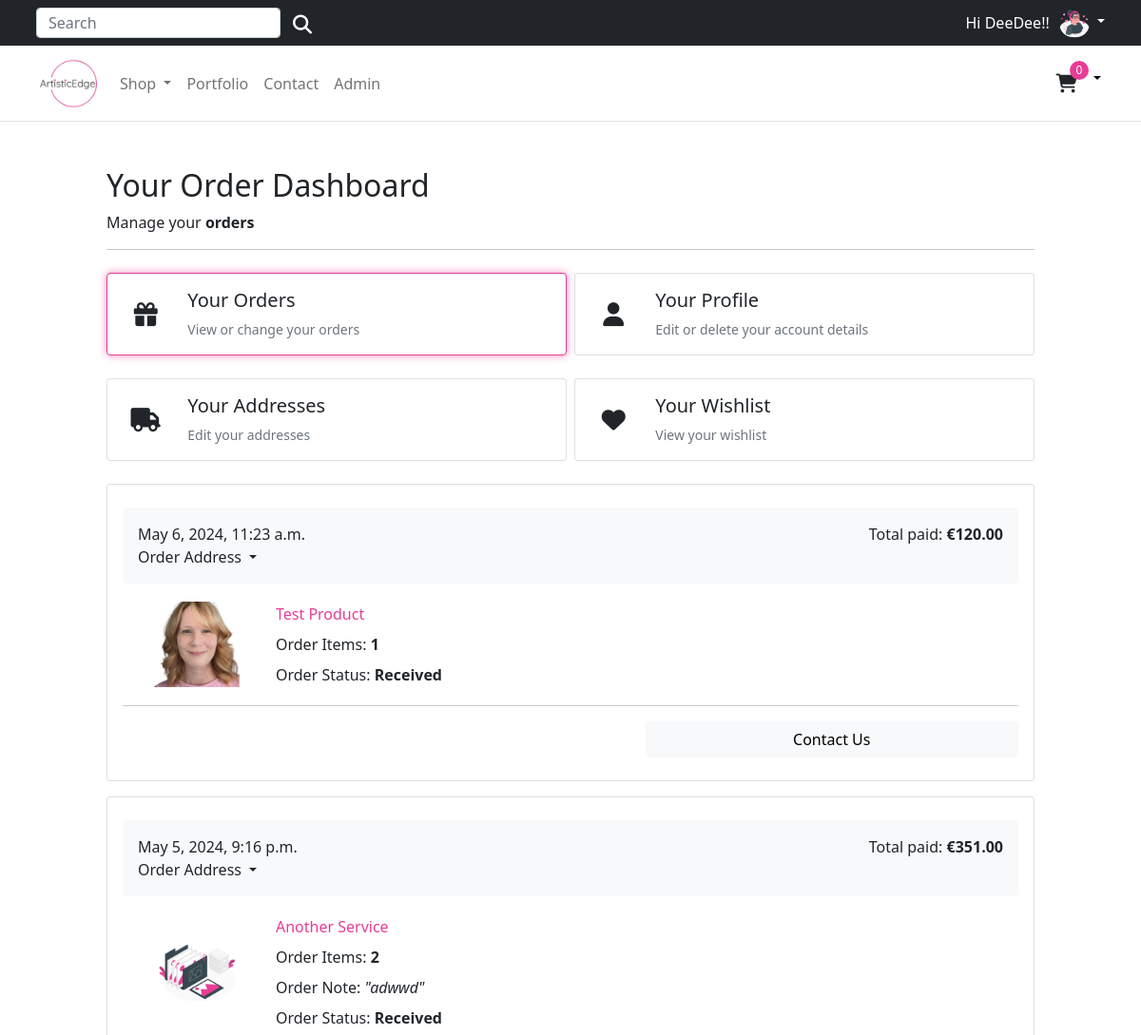
Page /account/dashboard/ (signed in, upper part) on the earlier database version.
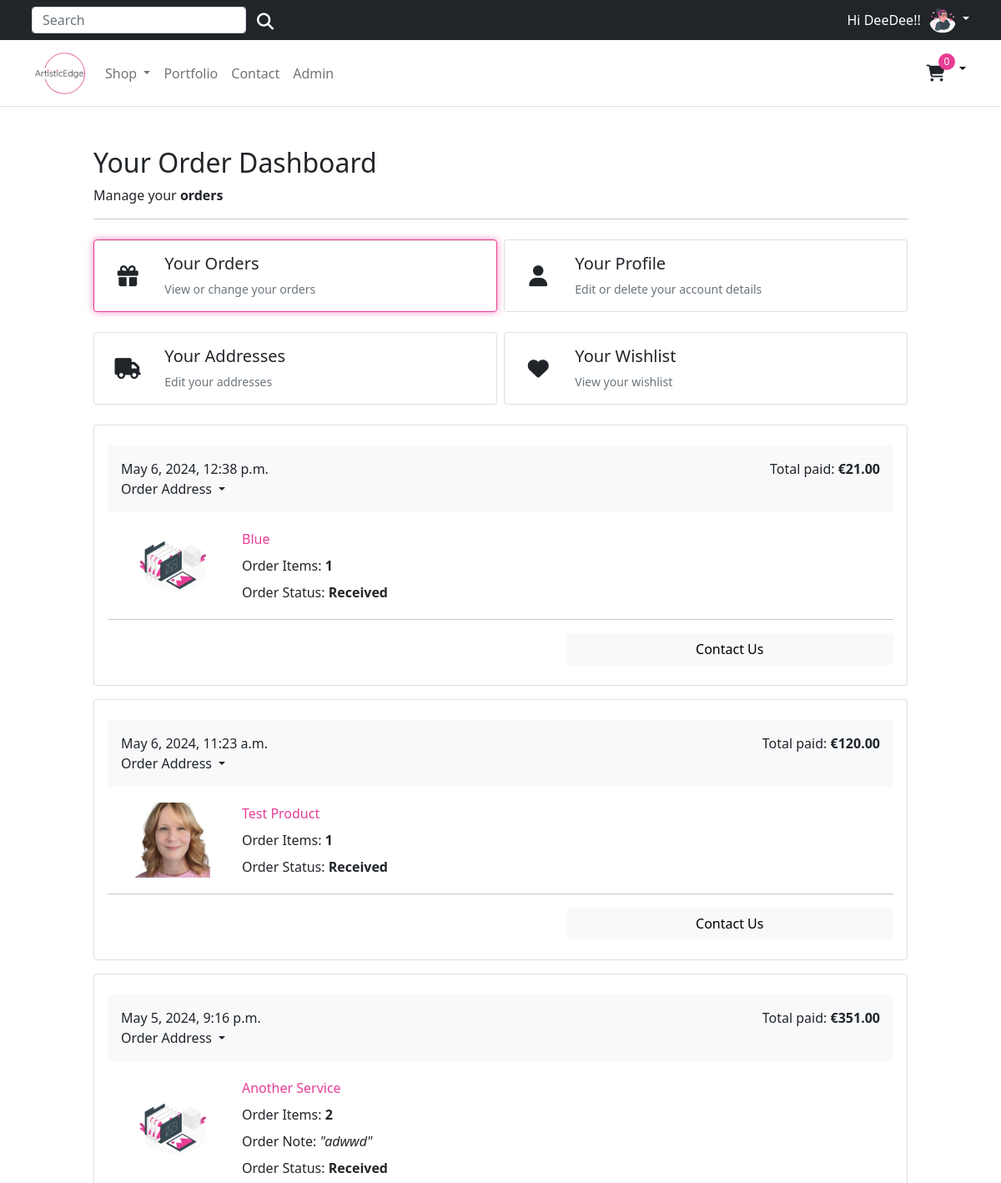
Same page on the later database version.
### account/models.py (models this page shows, shortened)
class Customer(AbstractBaseUser, PermissionsMixin):
    email = models.EmailField(_('email address'), unique=True)
    name = models.CharField(max_length=150)
    mobile = models.CharField(max_length=20, blank=True)
    profile_image = models.ImageField(_('profile image'), upload_to='profile_images/', null=True, blank=True)
    is_active = models.BooleanField(default=False)
    is_staff = models.BooleanField(default=False)
    created = models.DateTimeField(auto_now_add=True)
    updated = models.DateTimeField(auto_now=True)
    objects = CustomAccountManager()
    USERNAME_FIELD = 'email'
    REQUIRED_FIELDS = ['name']
    class Meta:
        verbose_name = "Accounts"
        verbose_name_plural = "Accounts"

### orders/models.py (models this page shows, shortened)
class Order(models.Model):
    user = models.ForeignKey(settings.AUTH_USER_MODEL, on_delete=models.CASCADE, related_name='order_user')
    full_name = models.CharField(_("Full Name"), max_length=150, default='No name provided')
    phone = models.CharField(_("Phone Number"), max_length=50, default='No phone provided')
    address_line = models.CharField(_("Address Line 1"), max_length=255, default='No address provided')
    address_line2 = models.CharField(_("Address Line 2"), max_length=255, default='No address provided')
    town_city = models.CharField(_("City, State"), max_length=150, default='No city provided')
    country = models.CharField(_("Country"), max_length=200, null=True, blank=True, choices=[('', 'Select Country')] + list(CountryField().choices))
    postcode = models.CharField(_("Postcode"), max_length=50, default='No post code provided')
    created = models.DateTimeField(auto_now_add=True)
    updated = models.DateTimeField(auto_now=True)
    total_paid = models.DecimalField(max_digits=5, decimal_places=2)
    order_key = models.CharField(max_length=200)
    buyer_note = models.TextField(blank=True, null=True, max_length=500)
    billing_status = models.BooleanField(default=False)
    STATUS_CHOICES = (
        ('received', 'Received'),
        ('in_progress', 'In Progress'),
        ('finalized', 'Finalized'),
    )
    order_status = models.CharField(max_length=20, choices=STATUS_CHOICES, default='received')
    digital_product = models.FileField(upload_to='orders/products/', blank=True, null=True)
    class Meta:
        ordering = ('-created',)

class OrderItem(models.Model):
    order = models.ForeignKey(Order,
                              related_name='items',
                              on_delete=models.CASCADE)
    product = models.ForeignKey(Product,
                                related_name='order_items',
                                on_delete=models.CASCADE)
    price = models.DecimalField(max_digits=5, decimal_places=2)
    quantity = models.PositiveIntegerField(default=1)

### store/models.py (models this page shows)
class Product(models.Model):
    category = models.ForeignKey(Category, related_name='product', on_delete=models.CASCADE)
    created_by = models.ForeignKey(settings.AUTH_USER_MODEL, on_delete=models.CASCADE, related_name='product_creator')
    title = models.CharField(max_length=255)
    description = models.TextField(blank=True)
    image = models.ImageField(upload_to='images/product/', default='images/default.png')
    image_alt_text = models.CharField(max_length=255, blank=True, help_text='Product Image Alternate Text')
    slug = models.SlugField(max_length=255)
    price = models.DecimalField(max_digits=10, decimal_places=2)
    in_stock = models.BooleanField(default=True)
    is_active = models.BooleanField(default=True)
    created = models.DateTimeField(auto_now_add=True)
    updated = models.DateTimeField(auto_now=True)
    users_wishlist = models.ManyToManyField(settings.AUTH_USER_MODEL, related_name="user_wishlist", blank=True)
    average_rating = models.FloatField(default=0.0, help_text="Average Rating of the Product")
    ratings_count = models.IntegerField(default=0, help_text="Total Number of Ratings")
    objects = models.Manager()
    products = ProductManager()
    class Meta:
        verbose_name_plural = 'Products'
        ordering = ('-created',)
    def get_absolute_url(self):
        return reverse('store:product_detail', args=[self.slug])
    def __str__(self):
        return self.title

### account/views.py (the view)
# urls.py: path('dashboard/', views.dashboard, name='dashboard'),
@login_required
def dashboard(request):
    orders = user_orders(request)
    return render(request,
                  'account/user/dashboard.html', {'orders': orders})

### templates/account/user/dashboard.html (shortened to what this page needs)
{% extends "../../base.html" %}
{% load static %}
{% block content %}
<div class="container" style="max-width: 1000px">
    <div class="col-12">
      <h1 class="h2">Your Order Dashboard</h1>
    </div>
    <div class="col-12 d-flex justify-content-between">
      <div>Manage your <b>orders</b></div>
    </div>
    <hr />
    <div class="row row-cols-1 row-cols-sm-2 row-cols-md-2 g-2 pt-2">
      <div class="col">
        <a href="{% url "account:dashboard" %}" class="text-reset text-decoration-none" role="button" style="max-width: 540px;">
        <div id="ordersCard" class="card mb-3">
          <div class="row g-0">
            <div class="col-2 position-relative">
              <i class="fa-solid fa-gift position-absolute top-50 start-50 translate-middle" style="font-size: 25px;"></i>
            </div>
            <div class="col-10">
              <div class="card-body ps-0 ps-md-1">
                <h1 class="h5">Your Orders</h1>
                <p class="card-text small text-muted">View or change your orders</p>
              </div>
            </div>
          </div>
        </div>
        </a>
      </div>
      <div class="col">
        <a href="{% url "account:edit_details" %}" class="text-reset text-decoration-none" role="button" style="max-width: 540px;">
        <div id="profileCard" class="card mb-3">
          <div class="row g-0">
            <div class="col-2 position-relative">
              <i class="fa-solid fa-user position-absolute top-50 start-50 translate-middle" style="font-size: 25px;"></i>
            </div>
            <div class="col-10">
              <div class="card-body ps-0 ps-md-1">
                <h1 class="h5">Your Profile</h1>
                <p class="card-text small text-muted">Edit or delete your account details</p>
              </div>
            </div>
          </div>
        </div>
        </a>
      </div>
      <div class="col">
        <a href="{% url "account:addresses" %}" class="text-reset text-decoration-none" role="button" style="max-width: 540px;">
        <div id="addressesCard" class="card mb-3">
          <div class="row g-0">
            <div class="col-2 position-relative">
              <i class="fa-solid fa-truck position-absolute top-50 start-50 translate-middle" style="font-size: 25px;"></i>
            </div>
            <div class="col-10">
              <div class="card-body ps-0 ps-md-1">
                <h1 class="h5">Your Addresses</h1>
                <p class="card-text small text-muted">Edit your addresses</p>
              </div>
            </div>
          </div>
        </div>
        </a>
      </div>
      <div class="col">
        <a href="{% url "account:wishlist" %}" class="text-reset text-decoration-none" role="button" style="max-width: 540px;">
        <div id="wishlistCard" class="card mb-3">
          <div class="row g-0">
            <div class="col-2 position-relative">
              <i class="fa-solid fa-heart position-absolute top-50 start-50 translate-middle" style="font-size: 25px;"></i>
            </div>
            <div class="col-10">
              <div class="card-body ps-0 ps-md-1">
                <h1 class="h5">Your Wishlist</h1>
                <p class="card-text small text-muted">View your wishlist</p>
              </div>
            </div>
          </div>
        </div>
        </a>
      </div>
</div>
<div class="container px-0 pt-2" id="orderDetails">
  {% for order in orders %}
  <div class="card mb-3 rounded-2 p-3">
      <div class="row g-3 p-2">
          <div class="col-12 bg-light p-3 d-flex justify-content-between rounded-2">
              <div class="d-flex d-flex-inline">
                  <div class="pe-3">
                      {{ order.created }}
                      <div class="dropdown">
                          <a class="text-reset text-decoration-none dropdown-toggle" href="#" role="link" id="dropdownLink" data-bs-toggle="dropdown" aria-expanded="false">
                              Order Address
                          </a>
                      </div>
                  </div>
              </div>
              <div class="text-end">
                  Total paid: <span class="fw-bold">€{{ order.total_paid }}</span>
              </div>
          </div>
          <div class="col-md-12 col-lg-12 p-0">
              {% for item in order.items.all %}
              <div class="card mb-3 border-0">
                  <div class="row g-0">
                      <div class="col-md-2 col-md-2 d-flex justify-content-center align-items-center">
                          <img class="img-fluid" style="width:90px" src="{{item.product.image.url}}" />
                      </div>
                      <div class="col-12 col-md-5">
                          <div class="card-body p-1">
                              <a class="text-decoration-none" href="{{ item.product.get_absolute_url }}">
                                  <p class="card-text">{{item.product|title}}</p>
                              </a>
                              <div class="mt-2">
                                  Order Items: <span class="fw-bold">{{ order.items.all|length }}</span>
                              </div>
                              {% if order.buyer_note %}
                              <div class="mt-2">
                                  Order Note:
                                  <span class="fst-italic">
                                      "{{ order.buyer_note }}"
                                  </span>
                              </div>
                              {% endif %}
                              <div class="mt-2">
                                  Order Status: <span class="fw-bold">{{ order.get_order_status_display }}</span>
                              </div>
                          </div>
                      </div>
                      <div class="text-end d-flex flex-column justify-content-end col-12 col-md-5">
                      </div>
                  </div>
              </div>
              <hr>
              {% endfor %}
              <div class="row g-0">
                <div class="col-12 col-lg-5 ms-lg-auto text-end">
                  <button class="btn btn-light problem-with-order-button w-100 w-lg-auto" type="button">Contact Us</button>
                </div>
              </div>
          </div>
      </div>
  </div>
  {% endfor %}
</div>
{% endblock %}

### templates/base.html (shortened to what this page needs)
{% load static %}
<!DOCTYPE html>
<html lang="en">
<head>
  {% block corecss %}
    <link href="https://cdn.jsdelivr.net/npm/bootstrap@5.0.0-beta1/dist/css/bootstrap.min.css" rel="stylesheet">
    <link rel="stylesheet" href="https://code.jquery.com/ui/1.13.1/themes/base/jquery-ui.css">
    <link rel="stylesheet" href="{% static 'css/style.css' %}">
  {% endblock%}
</head>
<body>
    <div class="top-banner-container bg-dark">
      <div class="top-banner container bg-dark">
        <div class="d-flex align-items-left flex-grow-1">
          <form class="d-md-flex d-none search-form" method="GET" action="{% url 'store:all_products' %}">
            <input class="form-control top-search-bar" type="search" name="q" placeholder="Search" aria-label="Search">
            <button class="btn search-button" type="submit"><i class="fas fa-search text-white" aria-hidden="true"></i></button>
          </form>
        </div>
        {% if request.user.is_authenticated %}
          <span class="greeting-text">
            Hi {{ request.user.name }}!
          </span>
          <div class="dropdown text-end">
            <a href="#" class="d-block link-body-emphasis text-decoration-none dropdown-toggle" data-bs-toggle="dropdown" aria-expanded="false">
              {% if request.user.profile_image %}
                <img src="{{ request.user.profile_image.url }}" alt="{{ request.user.name }}" width="32" height="32" class="rounded-circle">
              {% else %}
                <img src="{% static 'images/default_profile.png' %}" alt="Default Profile Image" width="32" height="32" class="rounded-circle">
              {% endif %}
            </a>
          </div>
        {% else %}
          <a href="{% url 'account:login' %}">Sign in</a>&nbsp;<span class="text-muted"> or</span>&nbsp;<a href="{% url 'account:register' %}">Register</a>
        {% endif %}
      </div>
    </div>
    <header>
      <nav class="navbar navbar-expand-md navbar-light bg-white border-bottom">
        <div class="container">
          <div class="d-flex w-100 navbar-collapse">
            <a class="navbar-brand d-none d-md-block" href="/">
              <img src="{% static 'images/logo.png' %}" height="60">
            </a>
            <ul class="navbar-nav me-auto mb-2 mb-md-0">
              <li class="nav-item dropdown">
                <a class="nav-link dropdown-toggle d-none d-md-block fw500" href="#" id="navbarDropdown" role="button"
                  data-bs-toggle="dropdown" aria-expanded="false">
                  Shop
                </a>
              </li>
              <li class="nav-item">
                <a class="nav-link d-none d-md-block fw500" href="{% url 'store:portfolio' %}" aria-expanded="false">
                  Portfolio
                </a>
              </li>
              <li class="nav-item">
                <a class="nav-link d-none d-md-block fw500" href="{% url 'store:all_products' %}#contact-form-section" aria-expanded="false">
                  Contact
                </a>
              </li>
              {% if request.user.is_authenticated and request.user.is_staff %}
              <li class="nav-item">
                <a class="nav-link d-none d-md-block fw500" href="{% url 'admin:index' %}" target="_blank">Admin</a>
              </li>
              {% endif %}
            </ul>
            <div class="dropdown text-end d-flex align-center">
                <a type="button" role="button" href="{% url 'store_basket:basket_summary' %}" class="btn store-basket">
                  {% with total_qty=basket|length %}
                      <div id="basket-qty" class="d-inline-flex">
                          {% if total_qty > 0 %}
                              {{ total_qty }}
                          {% else %}
                              0
                          {% endif %}
                      </div>
                  {% endwith %}
                  <i class="fa-solid fa-cart-shopping" aria-hidden="true"></i>
                </a>
                <a href="#" class="d-block link-body-emphasis text-decoration-none dropdown-toggle basket-toggle" data-bs-toggle="dropdown" aria-expanded="false">
                </a>
                </div>
          </div>
        </div>
      </nav>
    </header>
  <main class="main">
    <div class="py-5">
      {% block content %}
      {% endblock %}
    </div>
  </main>
</body>
</html>

Differences in the rows shown:
added Order: created "May 6, 2024, 12:38 p.m.", total_paid "21.00", items.all|length "1", order_status "Received"
added OrderItem: product.image (placeholder picture), product "Blue", shown under "May 6, 2024, 12:38 p.m."
